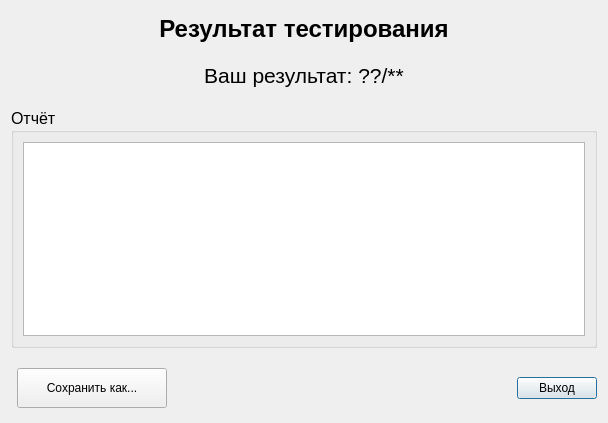
<?xml version="1.0" encoding="UTF-8"?>
<ui version="4.0">
 <class>ResultDialog</class>
 <widget class="QDialog" name="ResultDialog">
  <property name="geometry">
   <rect>
    <x>0</x>
    <y>0</y>
    <width>608</width>
    <height>423</height>
   </rect>
  </property>
  <property name="windowTitle">
   <string>Результат тестирования</string>
  </property>
  <property name="windowIcon">
   <iconset resource="res.qrc">
    <normaloff>:/icon/icon.png</normaloff>:/icon/icon.png</iconset>
  </property>
  <layout class="QGridLayout" name="gridLayout">
   <property name="topMargin">
    <number>15</number>
   </property>
   <property name="bottomMargin">
    <number>15</number>
   </property>
   <property name="verticalSpacing">
    <number>20</number>
   </property>
   <item row="3" column="3">
    <widget class="QPushButton" name="exitButton">
     <property name="text">
      <string>Выход</string>
     </property>
    </widget>
   </item>
   <item row="2" column="0" colspan="4">
    <widget class="QGroupBox" name="groupBox">
     <property name="font">
      <font>
       <pointsize>12</pointsize>
      </font>
     </property>
     <property name="title">
      <string>Отчёт</string>
     </property>
     <layout class="QVBoxLayout" name="verticalLayout">
      <item>
       <widget class="QTextBrowser" name="reportText">
        <property name="font">
         <font>
          <pointsize>10</pointsize>
         </font>
        </property>
       </widget>
      </item>
     </layout>
    </widget>
   </item>
   <item row="3" column="2">
    <spacer name="horizontalSpacer">
     <property name="orientation">
      <enum>Qt::Horizontal</enum>
     </property>
     <property name="sizeHint" stdset="0">
      <size>
       <width>40</width>
       <height>20</height>
      </size>
     </property>
    </spacer>
   </item>
   <item row="0" column="0" colspan="4">
    <widget class="QLabel" name="label">
     <property name="text">
      <string>&lt;html&gt;&lt;head/&gt;&lt;body&gt;&lt;p&gt;&lt;span style=&quot; font-size:18pt; font-weight:600;&quot;&gt;Результат тестирования&lt;/span&gt;&lt;/p&gt;&lt;/body&gt;&lt;/html&gt;</string>
     </property>
     <property name="alignment">
      <set>Qt::AlignCenter</set>
     </property>
    </widget>
   </item>
   <item row="1" column="0" colspan="4">
    <widget class="QLabel" name="resultLabel">
     <property name="text">
      <string>&lt;html&gt;&lt;head/&gt;&lt;body&gt;&lt;p align=&quot;center&quot;&gt;&lt;span style=&quot; font-size:16pt;&quot;&gt;Ваш результат: ??/**&lt;/span&gt;&lt;/p&gt;&lt;/body&gt;&lt;/html&gt;</string>
     </property>
    </widget>
   </item>
   <item row="3" column="1">
    <widget class="QPushButton" name="saveButton">
     <property name="minimumSize">
      <size>
       <width>150</width>
       <height>40</height>
      </size>
     </property>
     <property name="text">
      <string>Сохранить как...</string>
     </property>
    </widget>
   </item>
  </layout>
 </widget>
 <resources>
  <include location="res.qrc"/>
 </resources>
 <connections>
  <connection>
   <sender>exitButton</sender>
   <signal>clicked()</signal>
   <receiver>ResultDialog</receiver>
   <slot>close()</slot>
   <hints>
    <hint type="sourcelabel">
     <x>559</x>
     <y>387</y>
    </hint>
    <hint type="destinationlabel">
     <x>303</x>
     <y>211</y>
    </hint>
   </hints>
  </connection>
 </connections>
</ui>
